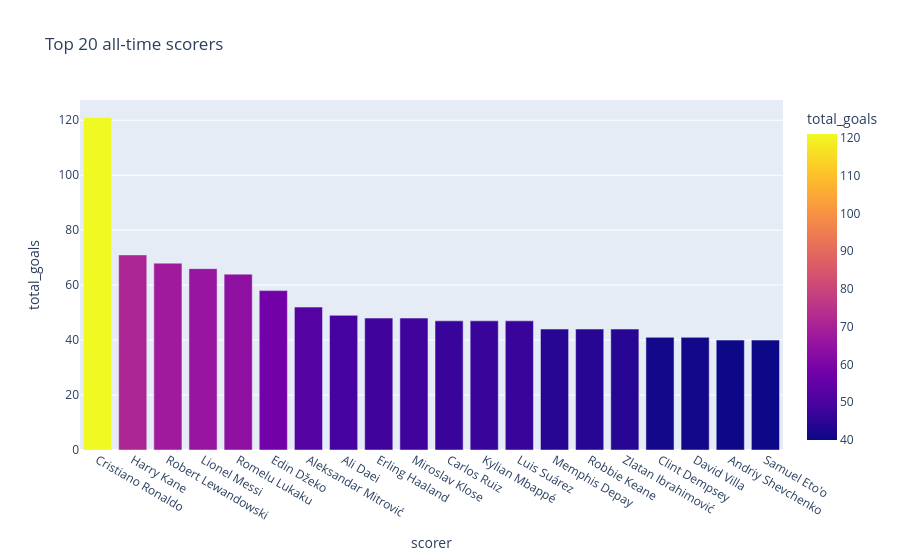

Notebook source saved alongside this figure:
### Code cell
# Top 20 all-time scorers
top20_scorers = player_goals.nlargest(20, 'total_goals')[['scorer', 'team', 'total_goals', 'penalty_goals', 'open_play_goals', 'career_years']].reset_index(drop=True)

fig = px.bar(
    top20_scorers,
    x='scorer',
    y='total_goals',
    color='total_goals',
    title = 'Top 20 all-time scorers',
    hover_data=['scorer', 'team', 'total_goals','penalty_goals'],
)
fig.show()

### Figure 1 — Plotly figure (JSON) as saved in the notebook; plotly's stock layout.template omitted (floating-point values rounded to 4 significant figures)
{"data": [{"alignmentgroup": "True", "customdata": [["Portugal", 21], ["England", 23], ["Poland", 14], ["Argentina", 14], ["Belgium", 7], ["Bosnia and Herzegovina", 2], ["Serbia", 4], ["Iran", 8], ["Norway", 5], ["Germany", 0], ["Guatemala", 4], ["France", 10], ["Uruguay", 9], ["Netherlands", 11], ["Republic of Ireland", 10], ["Sweden", 5], ["United States", 4], ["Spain", 4], ["Ukraine", 5], ["Cameroon", 7]], "hovertemplate": "scorer=%{x}<br>total_goals=%{marker.color}<br>team=%{customdata[0]}<br>penalty_goals=%{customdata[1]}<extra></extra>", "legendgroup": "", "marker": {"color": [121, 71, 68, 66, 64, 58, 52, 49, 48, 48, 47, 47, 47, 44, 44, 44, 41, 41, 40, 40], "coloraxis": "coloraxis", "pattern": {"shape": ""}}, "name": "", "offsetgroup": "", "orientation": "v", "showlegend": false, "textposition": "auto", "type": "bar", "x": ["Cristiano Ronaldo", "Harry Kane", "Robert Lewandowski", "Lionel Messi", "Romelu Lukaku", "Edin Džeko", "Aleksandar Mitrović", "Ali Daei", "Erling Haaland", "Miroslav Klose", "Carlos Ruiz", "Kylian Mbappé", "Luis Suárez", "Memphis Depay", "Robbie Keane", "Zlatan Ibrahimović", "Clint Dempsey", "David Villa", "Andriy Shevchenko", "Samuel Eto'o"], "xaxis": "x", "y": [121, 71, 68, 66, 64, 58, 52, 49, 48, 48, 47, 47, 47, 44, 44, 44, 41, 41, 40, 40], "yaxis": "y"}], "layout": {"barmode": "relative", "coloraxis": {"colorbar": {"title": {"text": "total_goals"}}, "colorscale": [[0, "#0d0887"], [0.1111, "#46039f"], [0.2222, "#7201a8"], [0.3333, "#9c179e"], [0.4444, "#bd3786"], [0.5556, "#d8576b"], [0.6667, "#ed7953"], [0.7778, "#fb9f3a"], [0.8889, "#fdca26"], [1, "#f0f921"]]}, "legend": {"tracegroupgap": 0}, "title": {"text": "Top 20 all-time scorers"}, "xaxis": {"anchor": "y", "domain": [0, 1], "title": {"text": "scorer"}}, "yaxis": {"anchor": "x", "domain": [0, 1], "title": {"text": "total_goals"}}}}
